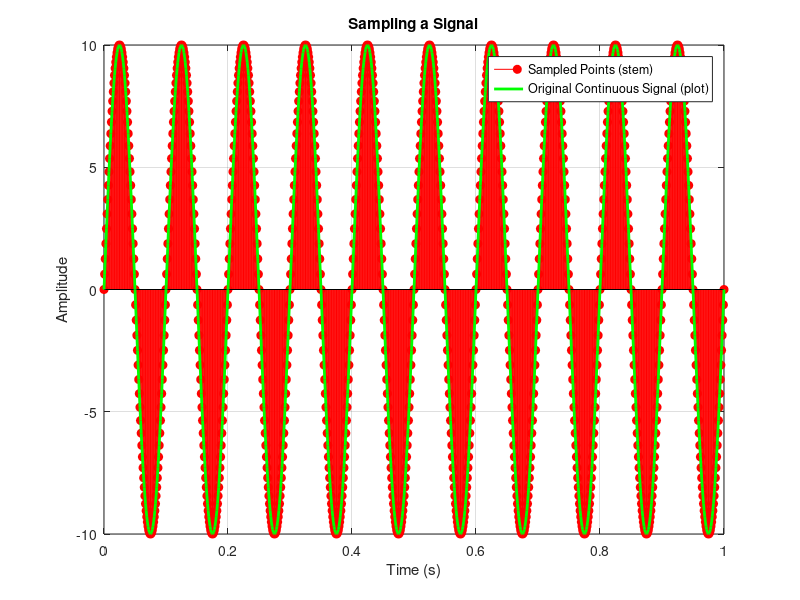

Source code (MATLAB):
clc;
close all;
clear;

Fs = 1000;        % Sampling Frequency
f = 10;           % Signal Frequency
t = 0:1/Fs:1;     % Time Vector

x = 10 * sin(2*pi*f*t);   % Signal

figure;
stem(t, x, 'r', "filled"); hold on;     % Sampled points
plot(t, x, 'g', 'LineWidth', 2);        % Continuous signal

xlabel("Time (s)");
ylabel("Amplitude");
title("Sampling a Signal");

legend("Sampled Points (stem)", "Original Continuous Signal (plot)");   % Proper legend
grid on;
